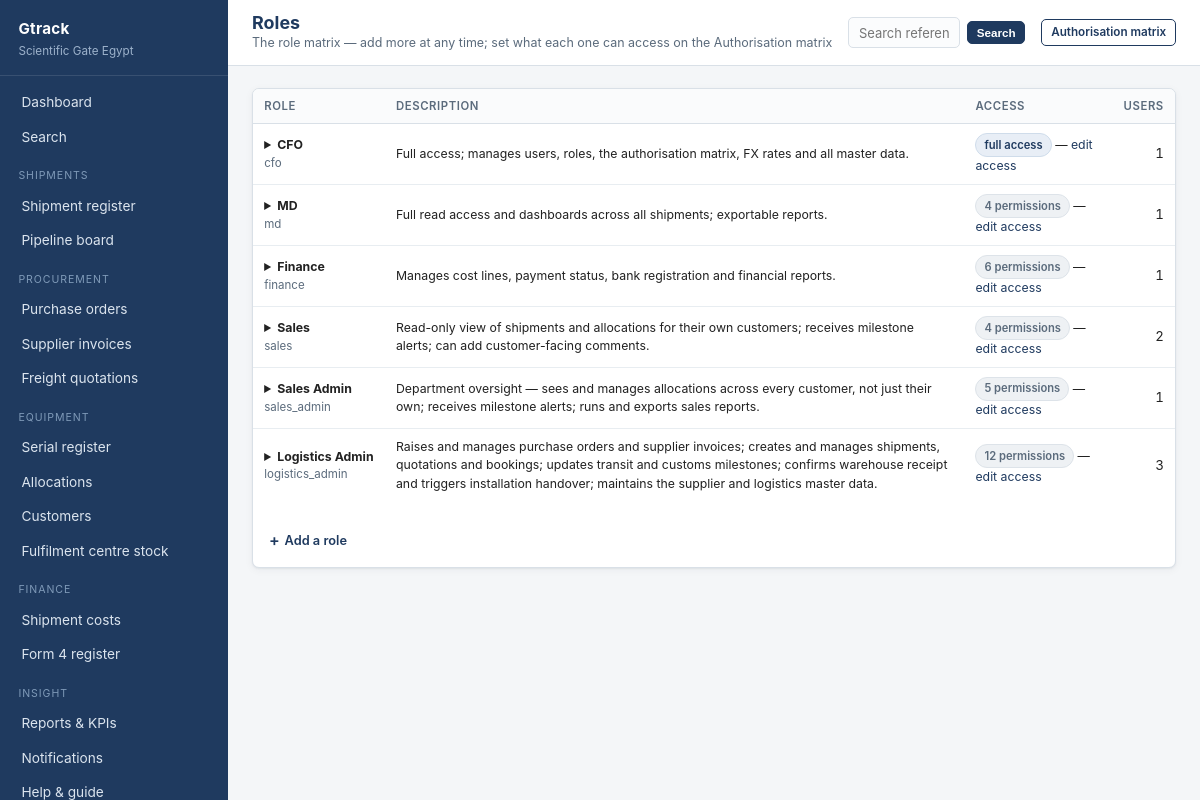
The page /admin/roles (signed in) on the database its author committed.
### app/models.py (models this page shows, shortened)
class User(UserMixin, db.Model):
    __tablename__ = "users"
    id = db.Column(db.Integer, primary_key=True)
    name = db.Column(db.String(120), nullable=False)
    email = db.Column(db.String(160), unique=True, nullable=False)
    password_hash = db.Column(db.String(256))
    role_id = db.Column(db.Integer, db.ForeignKey("roles.id"))
    phone = db.Column(db.String(40))
    language = db.Column(db.String(5), default="en")   # "en" or "ar"
    is_active_flag = db.Column(db.Boolean, default=True)
    last_login = db.Column(db.DateTime)
    created_at = db.Column(db.DateTime, default=datetime.utcnow)
    role = db.relationship("Role", back_populates="users")
    customers = db.relationship("Customer", back_populates="sales_owner")
    @property
    def is_active(self):
        return bool(self.is_active_flag)
    def can(self, perm):
        return bool(self.role and self.role.has(perm))

class Role(db.Model):
    __tablename__ = "roles"
    id = db.Column(db.Integer, primary_key=True)
    code = db.Column(db.String(40), unique=True, nullable=False)
    role_name = db.Column(db.String(80), nullable=False)
    description = db.Column(db.String(300))
    permissions = db.Column(db.Text)  # comma-separated permission keys
    users = db.relationship("User", back_populates="role")
    def perm_list(self):
        return [p.strip() for p in (self.permissions or "").split(",") if p.strip()]
    def has(self, perm):
        perms = self.perm_list()
        return "*" in perms or perm in perms
    @property
    def name_label(self):
        from .i18n import t
        return t(self.role_name)

### app/views/admin.py (the view, shortened to what this page needs)
@bp.route("/roles", methods=["GET", "POST"])
@permission_required("*")
def roles():
    return render_template("admin/roles.html", roles=Role.query.order_by(Role.id).all())

### app/__init__.py (called while the page is built)
@login_manager.user_loader
def load_user(user_id):
    return db.session.get(User, int(user_id))

### app/auth.py (called while the page is built)
def permission_required(perm):
    def decorator(f):
        @wraps(f)
        @login_required
        def wrapper(*args, **kwargs):
            if not current_user.can(perm):
                abort(403)
            return f(*args, **kwargs)
        return wrapper
    return decorator

### app/i18n.py (called while the page is built)
def get_locale():
    if not has_request_context():
        return DEFAULT_LANGUAGE
    try:
        if current_user.is_authenticated and getattr(current_user, "language", None):
            if current_user.language in LANGUAGES:
                return current_user.language
    except Exception:
        pass
    lang = session.get("language")
    return lang if lang in LANGUAGES else DEFAULT_LANGUAGE

def is_rtl():
    return get_locale() in RTL_LANGUAGES

def direction():
    return "rtl" if is_rtl() else "ltr"

def t(text, **kwargs):
    if text is None:
        return ""
    lang = get_locale()
    entry = TRANSLATIONS.get(str(text))
    if entry:
        out = entry.get(lang) or entry.get("en") or text
    else:
        out = text
    if kwargs:
        try:
            out = out.format(**kwargs)
        except (KeyError, IndexError, ValueError):
            pass
    return out

### app/templates/admin/roles.html (shortened to what this page needs)
{% extends "base.html" %}
{% block heading %}{{ t("Roles") }}{% endblock %}
{% block crumb %}{{ t("The role matrix — add more at any time; set what each one can access on the Authorisation matrix") }}{% endblock %}
{% block actions %}
  <a class="btn ghost sm" href="{{ url_for('admin.authorisation') }}">{{ t("Authorisation matrix") }}</a>
{% endblock %}
{% block content %}
<div class="card">
  <div class="table-wrap">
    <table>
      <thead><tr><th>{{ t("Role") }}</th><th>{{ t("Description") }}</th><th>{{ t("Access") }}</th><th class="num">{{ t("Users") }}</th></tr></thead>
      <tbody>
      {% for r in roles %}
        <tr>
          <td class="small nowrap">
            <details>
              <summary><strong>{{ r.role_name }}</strong></summary>
            </details>
            <div class="tiny muted">{{ r.code }}</div>
          </td>
          <td class="small">{{ r.description }}</td>
          <td class="small">
            {% if '*' in r.perm_list() %}
              <span class="pill navy">{{ t("full access") }}</span>
            {% else %}
              <span class="pill grey">{{ r.perm_list() | length }} {{ t("permissions") }}</span>
            {% endif %}
            — <a href="{{ url_for('admin.authorisation') }}">{{ t("edit access") }}</a>
          </td>
          <td class="num">{{ r.users | length }}</td>
        </tr>
      {% endfor %}
      </tbody>
    </table>
  </div>
  <div class="card-body">
    <details class="inline-add" style="border:none;padding:0">
      <summary>{{ t("Add a role") }}</summary>
    </details>
  </div>
</div>
{% endblock %}

### app/templates/base.html (shortened to what this page needs)
<!doctype html>
<html lang="{{ locale }}" dir="{{ direction }}">
<head>
  <link rel="stylesheet" href="{{ url_for('static', filename='style.css') }}">
</head>
<body>
<div class="shell">
  <aside class="sidebar">
    <div class="brand">
      <div class="co">{{ app_name }}</div>
      <div class="sub">{{ org_name }}</div>
    </div>
    <nav class="nav">
      <a href="{{ url_for('dashboard.index') }}" class="{{ 'active' if (request.endpoint or '') == 'dashboard.index' }}">{{ t("Dashboard") }}</a>
      <a href="{{ url_for('search.index') }}" class="{{ 'active' if (request.endpoint or '') == 'search.index' }}">{{ t("Search") }}</a>
      <div class="group">{{ t("Shipments") }}</div>
      <a href="{{ url_for('shipments.index') }}" class="{{ 'active' if (request.endpoint or '') == 'shipments.index' }}">{{ t("Shipment register") }}</a>
      <a href="{{ url_for('shipments.board') }}" class="{{ 'active' if (request.endpoint or '') == 'shipments.board' }}">{{ t("Pipeline board") }}</a>
      {% if current_user.can('view_all') %}
      <div class="group">{{ t("Procurement") }}</div>
      <a href="{{ url_for('purchase_orders.index') }}" class="{{ 'active' if 'purchase_orders' in (request.endpoint or '') }}">{{ t("Purchase orders") }}</a>
      <a href="{{ url_for('finance.invoices') }}" class="{{ 'active' if (request.endpoint or '') == 'finance.invoices' }}">{{ t("Supplier invoices") }}</a>
      <a href="{{ url_for('finance.quotations') }}" class="{{ 'active' if (request.endpoint or '') == 'finance.quotations' }}">{{ t("Freight quotations") }}</a>
      {% endif %}
      <div class="group">{{ t("Equipment") }}</div>
      <a href="{{ url_for('assets.index') }}" class="{{ 'active' if (request.endpoint or '') == 'assets.index' }}">{{ t("Serial register") }}</a>
      <a href="{{ url_for('assets.allocations') }}" class="{{ 'active' if (request.endpoint or '') == 'assets.allocations' }}">{{ t("Allocations") }}</a>
      <a href="{{ url_for('assets.customers') }}" class="{{ 'active' if (request.endpoint or '') == 'assets.customers' }}">{{ t("Customers") }}</a>
      {% if current_user.can('view_all') %}
      <a href="{{ url_for('assets.hub_stock') }}" class="{{ 'active' if (request.endpoint or '') == 'assets.hub_stock' }}">{{ t("Fulfilment centre stock") }}</a>
      {% endif %}
      {% if current_user.can('view_all') or current_user.can('edit_cost') %}
      <div class="group">{{ t("Finance") }}</div>
      <a href="{{ url_for('finance.costs') }}" class="{{ 'active' if (request.endpoint or '') == 'finance.costs' }}">{{ t("Shipment costs") }}</a>
      <a href="{{ url_for('finance.bank_registrations') }}" class="{{ 'active' if (request.endpoint or '') == 'finance.bank_registrations' }}">{{ t("Form 4 register") }}</a>
      {% endif %}
      <div class="group">{{ t("Insight") }}</div>
      {% if current_user.can('view_reports') %}
      <a href="{{ url_for('reports.index') }}" class="{{ 'active' if (request.endpoint or '') == 'reports.index' }}">{{ t("Reports & KPIs") }}</a>
      {% endif %}
      <a href="{{ url_for('admin.notifications') }}" class="{{ 'active' if (request.endpoint or '') == 'admin.notifications' }}">{{ t("Notifications") }}</a>
      <a href="{{ url_for('help.index') }}" class="{{ 'active' if (request.endpoint or '') == 'help.index' }}">{{ t("Help & guide") }}</a>
    </nav>
  </aside>
  <div class="main">
    <div class="topbar">
      <div style="min-width:0">
        <h1 style="font-size:1.12rem;margin:0">{% block heading %}{% endblock %}</h1>
        <div class="crumb">{% block crumb %}{% endblock %}</div>
      </div>
      <form method="get" action="{{ url_for('search.index') }}" class="topsearch">
        <input type="text" name="q" value="{{ request.args.get('q', '') if (request.endpoint or '') == 'search.index' }}"
               placeholder="{{ t('Search reference, ACID, BL/AWB, PO, serial, product, customer…') }}"
               aria-label="{{ t('Search') }}">
        <button class="btn sm" type="submit">{{ t("Search") }}</button>
      </form>
      <div class="btn-row">{% block actions %}{% endblock %}</div>
    </div>
    <div class="content">
      {% block content %}{% endblock %}
    </div>
  </div>
</div>
</body>
</html>

### app/static/style.css (style rules this page uses)
:root { --navy:#1f3a5f; --navy-dark:#152a45; --maroon:#8a2f2f; --olive:#4a5a3a; --amber:#c07a1f; --green:#2f7a4f; --ink:#222; --muted:#5b6b7c; --line:#d9e0e7; --line-soft:#e8edf1; --bg:#f4f6f8; --card:#fff; --radius:7px; --shadow:0 1px 2px rgba(16,32,52,.06), 0 2px 8px rgba(16,32,52,.05); }
* { box-sizing:border-box }
body { margin:0;font:14px/1.5 -apple-system,BlinkMacSystemFont,"Segoe UI",Roboto,Helvetica,Arial,sans-serif; color:var(--ink);background:var(--bg);-webkit-font-smoothing:antialiased }
a { color:var(--navy);text-decoration:none }
h1,h2,h3,h4 { margin:0 0 .5rem;line-height:1.25 }
h1 { font-size:1.5rem;color:var(--navy) }
.shell { display:flex;min-height:100vh }
.sidebar { width:228px;flex:0 0 228px;background:var(--navy);color:#dbe4ee;display:flex;flex-direction:column;position:sticky;top:0;height:100vh;overflow-y:auto }
.brand { padding:1.1rem 1.15rem .9rem;border-bottom:1px solid rgba(255,255,255,.11) }
.brand .co { font-weight:700;color:#fff;font-size:.95rem;letter-spacing:.02em }
.brand .sub { font-size:.73rem;color:#9db2cb;margin-top:.15rem }
.nav { padding:.6rem 0;flex:1 }
.nav .group { font-size:.66rem;text-transform:uppercase;letter-spacing:.09em;color:#7f9ab8;padding:.85rem 1.15rem .3rem }
.nav a { display:block;padding:.44rem 1.15rem;color:#dbe4ee;font-size:.855rem;border-left:3px solid transparent }
.main { flex:1;min-width:0;display:flex;flex-direction:column }
.topbar { background:#fff;border-bottom:1px solid var(--line);padding:.75rem 1.5rem;display:flex; align-items:center;gap:1rem;justify-content:space-between;position:sticky;top:0;z-index:20 }
.topbar .crumb { font-size:.78rem;color:var(--muted) }
.content { padding:1.35rem 1.5rem 3rem;flex:1 }
.card { background:var(--card);border:1px solid var(--line);border-radius:var(--radius); box-shadow:var(--shadow);margin-bottom:1.15rem;overflow:hidden }
.card-body { padding:1rem }
table { width:100%;border-collapse:collapse;font-size:.83rem }
th { text-align:left;font-weight:600;color:var(--muted);font-size:.71rem;text-transform:uppercase; letter-spacing:.05em;padding:.55rem .7rem;border-bottom:1px solid var(--line);background:#fafbfc;white-space:nowrap }
td { padding:.55rem .7rem;border-bottom:1px solid var(--line-soft);vertical-align:middle }
tbody tr:last-child td { border-bottom:none }
.num { text-align:right;font-variant-numeric:tabular-nums;white-space:nowrap }
.nowrap { white-space:nowrap }
.table-wrap { overflow-x:auto }
.pill { display:inline-block;padding:.16rem .5rem;border-radius:99px;font-size:.7rem;font-weight:600; white-space:nowrap;border:1px solid transparent }
.pill.navy { background:#e8eef6;color:var(--navy);border-color:#cfdcea }
.pill.grey { background:#eef1f4;color:var(--muted);border-color:#dde3e9 }
.btn { display:inline-block;padding:.42rem .8rem;border-radius:5px;border:1px solid var(--navy); background:var(--navy);color:#fff;font-size:.8rem;font-weight:600;cursor:pointer;text-align:center }
.btn.ghost { background:#fff;color:var(--navy) }
.btn.sm { padding:.25rem .55rem;font-size:.73rem }
.btn-row { display:flex;gap:.45rem;flex-wrap:wrap;align-items:center }
input[type=text],input[type=email],input[type=password],input[type=number],input[type=date], input[type=file],select,textarea { width:100%;padding:.42rem .55rem;border:1px solid var(--line);border-radius:5px;font-size:.83rem; font-family:inherit;background:#fff;color:var(--ink) }
.muted { color:var(--muted) }
.small { font-size:.77rem }
.tiny { font-size:.72rem }
details.inline-add { margin-top:.75rem;border-top:1px dashed var(--line);padding-top:.75rem }
details.inline-add summary { cursor:pointer;font-size:.8rem;font-weight:600;color:var(--navy); list-style:none;display:inline-flex;align-items:center;gap:.3rem }
details.inline-add summary::before { content:"+";font-size:1rem;line-height:1 }
.topsearch { display:flex;gap:.4rem;align-items:center;flex:1;max-width:430px;min-width:0 }
.topsearch input { flex:1;min-width:0;padding:.38rem .6rem;font-size:.81rem; border:1px solid var(--line);border-radius:5px;background:#fbfcfd }

### rows shown on the page
User: is_active_flag+language "Dashboard", is_active_flag+language "Search", is_active_flag+language "SHIPMENTS", is_active_flag+language "Shipment register", is_active_flag+language "Pipeline board", is_active_flag+language "PROCUREMENT", is_active_flag+language "Purchase orders", is_active_flag+language "Supplier invoices", is_active_flag+language "Freight quotations", is_active_flag+language "EQUIPMENT", is_active_flag+language "Serial register", is_active_flag+language "Allocations", is_active_flag+language "Customers", is_active_flag+language "Fulfilment centre stock", is_active_flag+language "FINANCE", is_active_flag+language "Shipment costs", is_active_flag+language "Form 4 register", is_active_flag+language "INSIGHT", is_active_flag+language "Reports & KPIs", is_active_flag+language "Notifications", is_active_flag+language "Help & guide", is_active_flag+language "Roles", is_active_flag+language "The role matrix — add more at any time; set what each one can access on the Authorisation matrix", q "Search reference, ACID, BL/AWB, PO, serial, product, customer…", is_active_flag+language "Authorisation matrix", is_active_flag+language "ROLE", is_active_flag+language "DESCRIPTION", is_active_flag+language "ACCESS", is_active_flag+language "USERS", is_active_flag+language "full access", is_active_flag+language "edit access", is_active_flag+language "permissions", is_active_flag+language "Add a role"
Role: role_name "CFO", code "cfo", description "Full access; manages users, roles, the authorisation matrix, FX rates and all master data.", users|length "1"
Role: role_name "MD", code "md", description "Full read access and dashboards across all shipments; exportable reports.", perm_list|length "4", users|length "1"
Role: role_name "Finance", code "finance", description "Manages cost lines, payment status, bank registration and financial reports.", perm_list|length "6", users|length "1"
Role: role_name "Sales", code "sales", description "Read-only view of shipments and allocations for their own customers; receives milestone alerts; can add customer-facing comments.", perm_list|length "4", users|length "2"
Role: role_name "Sales Admin", code "sales_admin", description "Department oversight — sees and manages allocations across every customer, not just their own; receives milestone alerts; runs and exports sales reports.", perm_list|length "5", users|length "1"
Role: role_name "Logistics Admin", code "logistics_admin", description "Raises and manages purchase orders and supplier invoices; creates and manages shipments, quotations and bookings; updates transit and customs milestones; confirms warehouse receipt and triggers installation handover; maintains the supplier and logistics master data.", perm_list|length "12", users|length "3"

### other values the page prints
{{ app_name }} "Gtrack"
{{ org_name }} "Scientific Gate Egypt"
